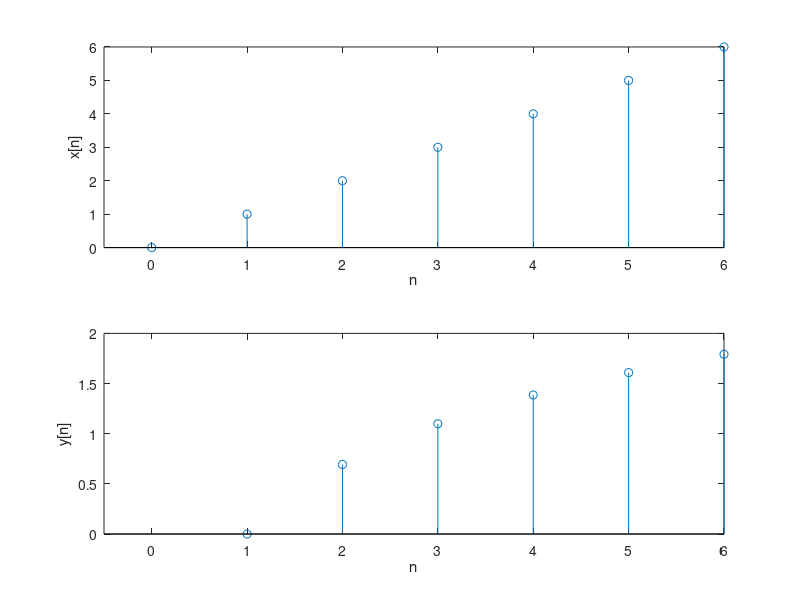

Reproduce this figure in MATLAB.
clc; clear;

n = 0:6;
% set x[n] = n
x = n;

y = @(X) log(x);

subplot(2, 1, 1);
stem(n, x);
axis([-0.5 6 ylim]);
xlabel('n'); ylabel('x[n]');

subplot(2, 1, 2);
yx = y(x);
stem(n, yx);
axis([-0.5 6 ylim]);
xlabel('n'); ylabel('y[n]');
